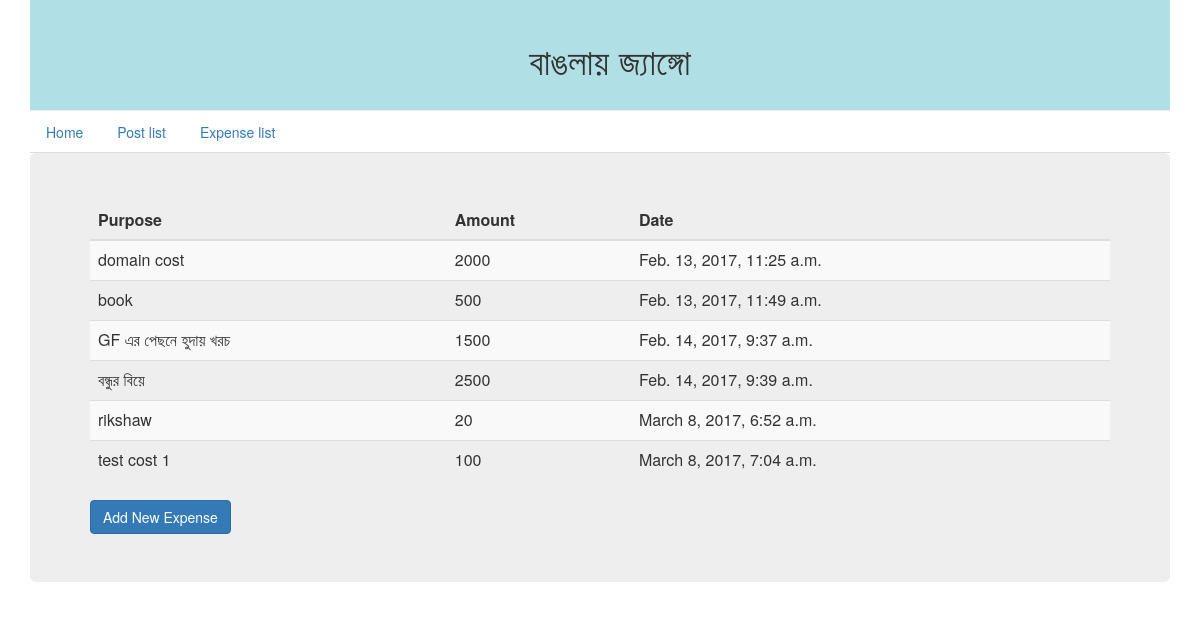
The page /cost/list/ on the database its author committed.
### cost_management/models.py (models this page shows, shortened)
class Expense(models.Model):
    amount = models.IntegerField()
    purpose = models.CharField(max_length=250)
    date = models.DateTimeField(auto_now_add=True)

### cost_management/views.py (the view)
def my_expense(request):
    expenses = Expense.objects.all()
    context = {'expenses': expenses}
    return render(request, 'cost/expense.html', context)

### templates/cost/expense.html
{% extends 'base.html' %}
{% block content %}
<table class="table  table-striped">
<thead>
<tr>
    <th>Purpose</th>
    <th>Amount</th>
    <th>Date</th>
</tr>
</thead>
<tbody>
{% for expense in expenses %}
<tr>
    <td>{{ expense.purpose }}</td>
    <td>{{ expense.amount }}</td>
    <td>{{ expense.date }}</td>
</tr>
{% endfor %}
</tbody>
</table>
<a class="btn btn-primary" href=" {% url 'add-expense' %}">Add New Expense</a>
{% endblock %}

### rows shown on the page
Expense: purpose "domain cost", amount "2000", date "Feb. 13, 2017, 11:25 a.m."
Expense: purpose "book", amount "500", date "Feb. 13, 2017, 11:49 a.m."
Expense: purpose "GF এর পেছনে হুদায় খরচ", amount "1500", date "Feb. 14, 2017, 9:37 a.m."
Expense: purpose "বন্ধুর বিয়ে", amount "2500", date "Feb. 14, 2017, 9:39 a.m."
Expense: purpose "rikshaw", amount "20", date "March 8, 2017, 6:52 a.m."
Expense: purpose "test cost 1", amount "100", date "March 8, 2017, 7:04 a.m."
